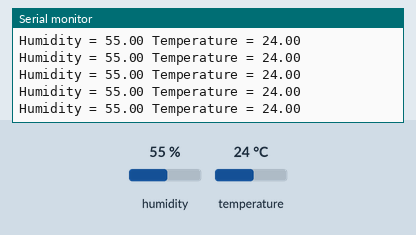
The sketch below on a simulated ESP8266 (NodeMCU). Parts: the last lines printed to the serial monitor. The test bench sets the inputs (shaded band); at power-on: humidity 55 %, temperature 24 °C.

Above: at 2.9 s.
3.0 s: humidity set to 22 %
At 4.48 s:
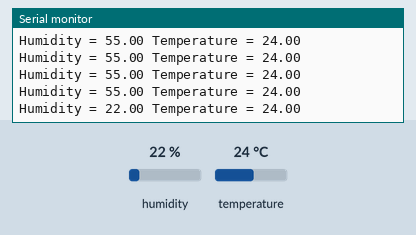
5.9 s: temperature set to 12 °C
At 6.29 s:
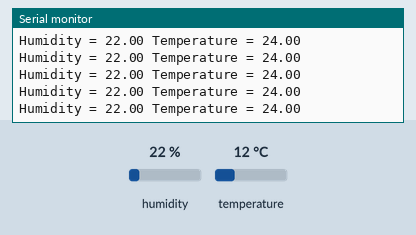
8.8 s: humidity set to 40 %
At 9.03 s:
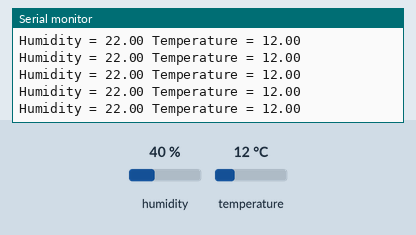
Timing chart, 0 to 11.8 s (numbered marks = the images above; inputs shaded):
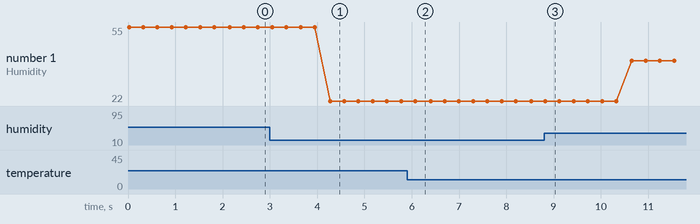

Measured:
- after the input at 3.0 s, the serial monitor: prints a new line after 1.3 s (image 1)
- plotted number 1: 55 → 22 after the input at 3.0 s, 22 → 40 after the input at 8.8 s

The sketch:

Node_DH11_Firebase.ino
```cpp
#include <DHT.h>                // Include DHT sensor library
#define DHTTYPE DHT11           // Define type of sensor
#define DHTPIN  D4              // Define connected pin

DHT dht(DHTPIN, DHTTYPE, 15);   // Initial DHT sensor

void setup()
{
  dht.begin();                  // Start DHT sensor operation
  Serial.begin(115200);       // set serial port at 115200 bps
}
void loop()
{
  float humid = dht.readHumidity();     // Read humidity data
  float temp = dht.readTemperature();   // Read temperature data
  Serial.print("Humidity = ");       // Send string to serial port.
  Serial.print(humid);            // Send analog value to serial port.
  Serial.print(" Temperature = ");       // Send string to serial port.
  Serial.println(temp);            // Send analog value to serial port.
  delay(300);                          // Delay 1 second before restart
}
```
